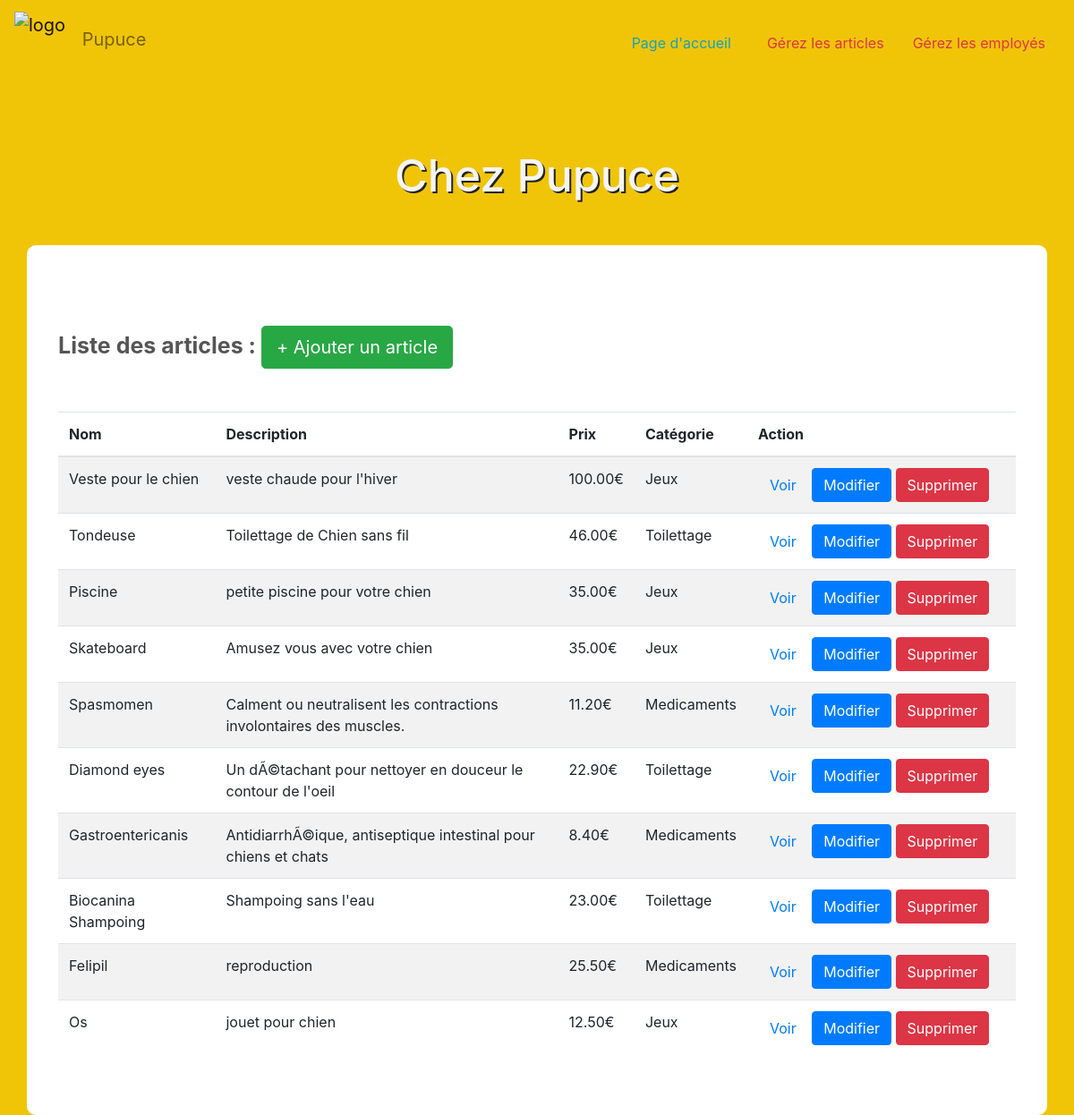
/admin/index.php (signed in), run on the app's committed database.
### tables this page shows
CREATE TABLE `items` (
  `id` int(11) NOT NULL,
  `name` varchar(100) NOT NULL,
  `description` varchar(255) NOT NULL,
  `price` float NOT NULL,
  `image` varchar(255) NOT NULL,
  `category` int(11) NOT NULL,
  `quantity` int(11) DEFAULT NULL,
  `code` varchar(255) NOT NULL
);

CREATE TABLE `categories` (
  `id` int(11) NOT NULL,
  `name` varchar(255) NOT NULL
);

### admin/index.php (the view, shortened to what this page needs)
<!DOCTYPE html>
<html lang="fr">
<head>
<link rel="stylesheet" href="https://cdnjs.cloudflare.com/ajax/libs/twitter-bootstrap/4.1.2/css/bootstrap.min.css">
<link rel="stylesheet" href="https://use.fontawesome.com/releases/v5.1.1/css/all.css">
<link rel="stylesheet" href="../style.css">
</head>
<body>
    <nav class="navbar navbar-light ">
        <a class="navbar-brand" href="../../index.php">
            <img src="../../images/pupuce.png" width="70" height="70" class="d-inline-block align-top" alt="logo">
            <span class="navbar-text pacifico mt-2">Pupuce</span>
        </a>
        <ul class="nav justify-content-end">
            <li class="nav-item">
                <a type="button" class="mr-2 nav-link btn-outline-info" href="../logout.php">Page d'accueil</a>
            </li>
            <li class="nav-item">
                <a class="nav-link btn-outline-danger" href="../index.php">Gérez les articles</a>
            </li>
            <li class="nav-item">
                <a class="nav-link btn-outline-danger" href="../employes/index.php">Gérez les employés</a>
            </li>
        </ul>
    </nav>
    <h1>Chez Pupuce</h1>
    <div class="container admin">
        <div class="row">
            <h1 class="grey"><strong>Liste des articles : </strong>
            <a href="insert.php" class="btn btn-success btn-lg">+ Ajouter un article </a>
            </h1>
            <table class="table table-striped table-border">
                <thead>
                    <tr>
                        <th>Nom</th>
                        <th>Description</th>
                        <th>Prix</th>
                        <th>Catégorie</th>
                        <th>Action</th>
                    </tr>
                </thead>
                <tbody>
                    <?php
                    $db = Database::connect();
                    $statement = $db->query('SELECT items.id, items.name, items.description, items.price, categories.name AS category FROM items LEFT JOIN categories ON items.category = categories.id ORDER BY items.id DESC');
                    while($item = $statement->fetch())
                    {
                        echo '<tr>';
                            echo '<td>' . $item['name'] . '</td>';
                            echo '<td>' . $item['description'] . '</td>';
                            echo '<td>' . number_format((float)$item['price'],2, '.' ,'') . '€' . '</td>';
                            echo '<td>' . $item['category'] . '</td>';
                            echo '<td width=300>';
                                echo '<a class="btn btn-default" href="view.php?id=' . $item['id'] . '">Voir</a>';
                                echo '<a class="btn btn-primary" href="update.php?id=' . $item['id'] . '">Modifier</a>';
                                echo '<a class="btn btn-danger" href="delete.php?id=' . $item['id'] . '">Supprimer</a>';
                            echo '</td>';
                        echo '</tr>';
                    }
                    ?>
                </tbody>
            </table>
        </div>
    </div>
</body>
</html>

### style.css (style rules this page uses)
body, .navbar { background : rgb(240, 197, 8); }
h1 { color: whitesmoke; text-align: center; font-size: 50px; text-shadow: 2px 2px #222; padding: 40px 0px; }
nav { margin-bottom: 30px; }
.admin { background: #fff; padding: 50px; border-radius: 10px; }
.grey { color: #555; font-size : 25px; text-shadow: none; }

### data on the page
items: name "Veste pour le chien", description "veste chaude pour l'hiver", price "100.00", category.name "Jeux"
items: name "Tondeuse", description "Toilettage de Chien sans fil", price "46.00", category.name "Toilettage"
items: name "Piscine", description "petite piscine pour votre chien", price "35.00", category.name "Jeux"
items: name "Skateboard", description "Amusez vous avec votre chien", price "35.00", category.name "Jeux"
items: name "Spasmomen", description "Calment ou neutralisent les contractions involontaires des muscles.", price "11.20", category.name "Medicaments"
items: name "Diamond eyes", description "Un dÃ©tachant pour nettoyer en douceur le contour de l'oeil", price "22.90", category.name "Toilettage"
items: name "Gastroentericanis", description "AntidiarrhÃ©ique, antiseptique intestinal pour chiens et chats", price "8.40", category.name "Medicaments"
items: name "Biocanina Shampoing", description "Shampoing sans l'eau", price "23.00", category.name "Toilettage"
items: name "Felipil", description "reproduction", price "25.50", category.name "Medicaments"
items: name "Os", description "jouet pour chien", price "12.50", category.name "Jeux"
